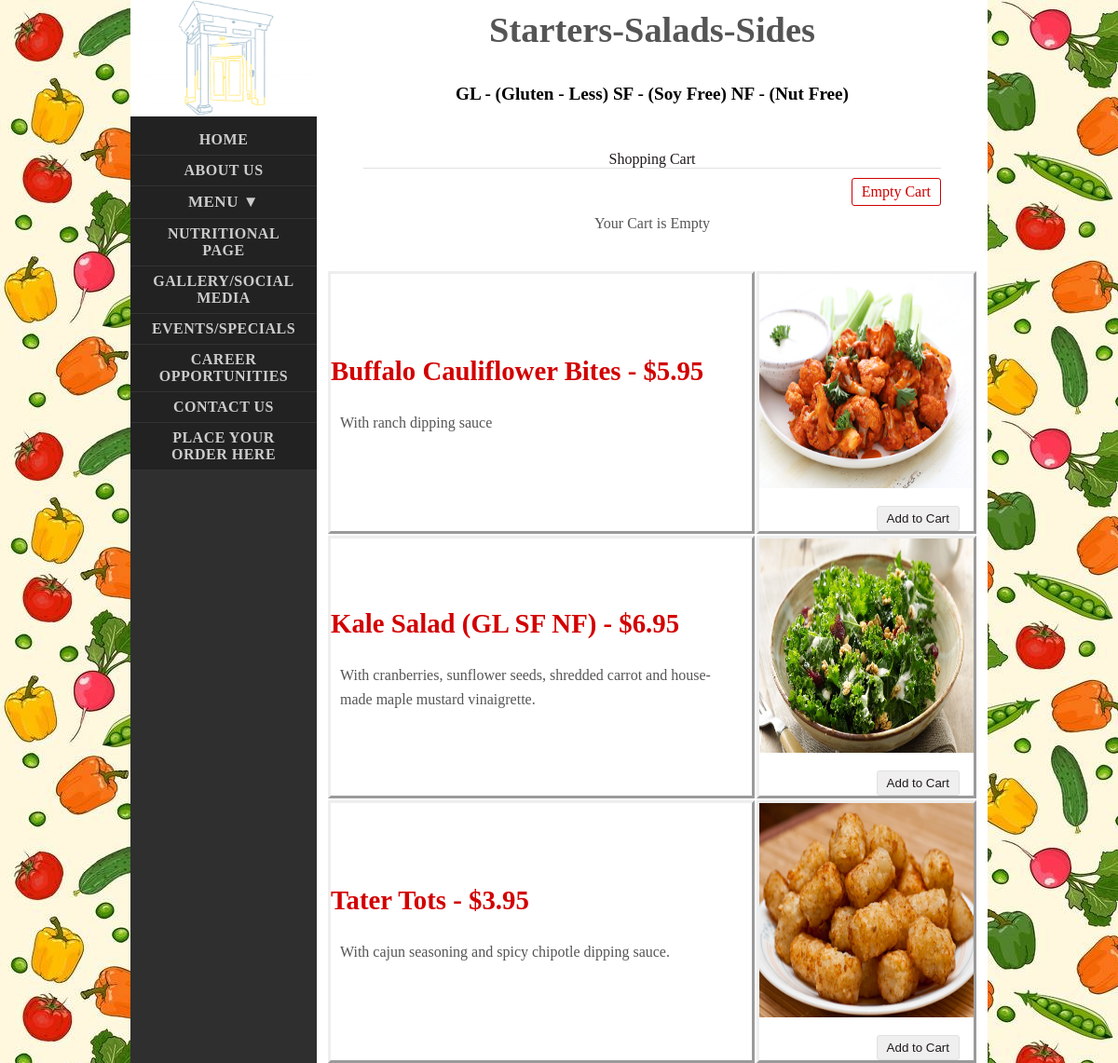
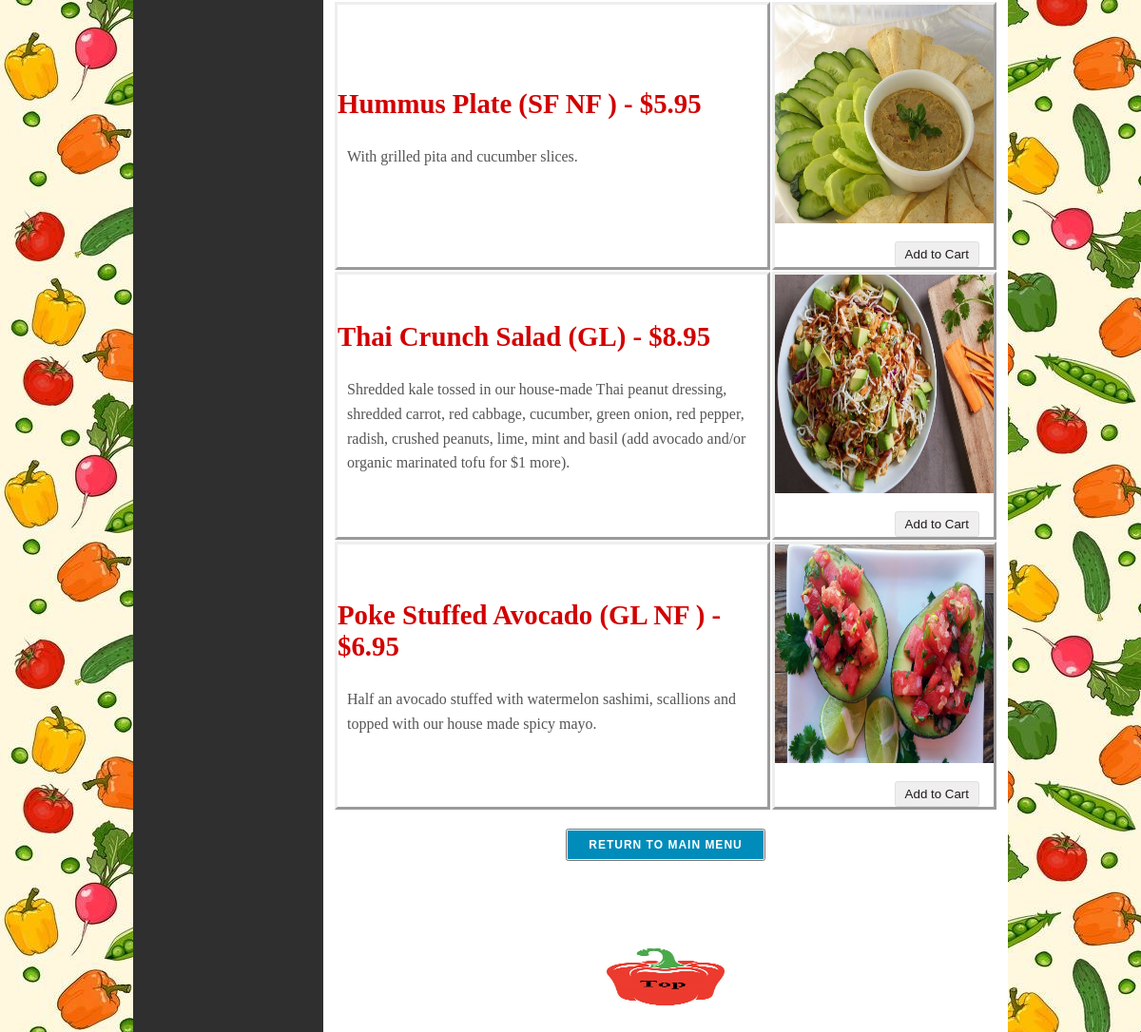
Screenshot of /starters_salads_and_sides.php with the database file from the repository (2 pictures, top to bottom).
### tables this page shows
CREATE TABLE `tblproduct` (
  `id` int(11) NOT NULL,
  `name` varchar(256) NOT NULL,
  `category` varchar(255) NOT NULL,
  `description` varchar(255) DEFAULT NULL,
  `image` text NOT NULL,
  `price` double(10,2) NOT NULL,
  `display_sequence` int(11) NOT NULL
);

### dbcontroller.php (called while the page is built, shortened)
<?php
class DBController {
	private $host = "localhost";
	private $user = "root";
	private $password = "";
	private $database = "magnificent_mushroom";
	private $conn;
	function __construct() {
		$this->conn = $this->connectDB();
	}
	function connectDB() {
		$conn = mysqli_connect($this->host,$this->user,$this->password,$this->database);
		return $conn;
	}
        function runQuery($query) {
		$result = mysqli_query($this->conn,$query);
		while($row=mysqli_fetch_assoc($result)) {
			$resultset[] = $row;
		}
		if(!empty($resultset))
			return $resultset;
	}
}
?>

### shoppingCart.php (called while the page is built, shortened)
<?php
require_once("dbcontroller.php");
$db_handle = new DBController();
?>

### starters_salads_and_sides.php (the view, shortened to what this page needs)
<?php include_once 'shoppingCart.php'; ?>
<!DOCTYPE html>
<html lang = "en">
    <head>
        <link href = "styles.css" rel = "stylesheet" type = "text/css">
    </head>
    <a name="toppage">
        <body>
            <main id="body" class="width">
                <aside id="sidebar" class="column-left">
                    <header>
                        <h1><a href="index.php"><img src="assets/Logo.jpg"   style="width:200px;height:125px;"></a></h1>
                    </header>
                    <nav id="mainnav">
                        <ul>
                            <li><a href="index.php">HOME</a></li>
                            <li><a href="about_us.html">About Us</a></li>
                            <li class="dropdown">
                                <button class="dropdown-btn">Menu &#9660;
                                </button>
                            </li>
                            <li><a href="NutritionalPage.html">Nutritional Page</a></li>
                            <li><a href="gallery_and_social_media.html">Gallery/Social Media</a></li>
                            <li><a href="Events.html">Events/Specials</a></li>
                            <li><a href="Careers.html">Career Opportunities</a></li>
                            <li><a href="contact_us.html">Contact Us</a></li>
                            <li><a href="shopping_cart.php">Place Your Order Here</a></li>
                        </ul>
                    </nav>
                </aside>
                <main id="content" class="column-right">
                    <div align="center">
                        <h1>Starters-Salads-Sides</h1>
                        <br>
                        <br>
                        <h5>GL - (Gluten - Less)    SF - (Soy Free)   NF - (Nut Free)</h5>
                        <?php $page = "starters_salads_and_sides"; include_once('displayShoppingCart.php'); ?>
                    </div>
                            <?php
                            $query = "SELECT * FROM tblproduct ";
                            $query .= " WHERE category = 'starters_salads_and_sides' ";
                            $query .= " ORDER BY display_sequence;";
                            $product_array = $db_handle->runQuery($query);
                            if (!empty($product_array)) {
                                echo "<table class=\"bordermenu\">";
                                foreach ($product_array as $key => $value) {
                                    echo "<tr>";
                                    ?>
                                    <div class="product-item">
                                        <div class="product-title">
                                            <td><h3><?php echo $product_array[$key]["name"] . " - $" . $product_array[$key]["price"]; ?></h3>
                                                <p><?php echo $product_array[$key]["description"]; ?></p></td>
                                        </div>
                                        <td>
                                            <img src="<?php echo $product_array[$key]["image"]; ?>" class="bordering">
                                            <div class="product-tile-footer">
                                                <div class="cart-action">
                                                    <form method="post" action="starters_salads_and_sides.php?action=add&id=<?php echo $product_array[$key]["id"]; ?>">
                                                        <input type="submit" value="Add to Cart" class="btnAddAction" />
                                                    </form>
                                                </div>
                                            </div>
                                        </td>
                                    </div>
                                    <?php
                                    echo "</tr>";
                                }
                                echo "</tr></table>";
                            }
                            ?>
                    <br>
                    <div class="btn-group-wrap">
                        <div class="btn-group">
                            <button align="center"><a href="menu.html" class="button"><b>Return to Main Menu</a></button>
                        </div>
                    </div>
                    <footer class="clear">
                        <br><br><br><br><a href="#toppage"><img src="assets/Red_Pepper.jpg" width="124" height="60" class="centerfooter"><a/>
                    </footer>
                </main>
            </main>
        </body>
</html>

### styles.css (style rules this page uses)
body { margin: 0px auto; background-image: url("assets/Vegetable_Background.jpg"); padding: 0px; font-family: Georgia, "Times New Roman", Times, serif; font-size: 1.0em; color: #555; }
.btnAddAction { padding: 5px 10px; margin-left: 5px; background-color: #efefef; border: #E0E0E0 1px solid; color: #211a1a; float: right; text-decoration: none; border-radius: 3px; cursor: pointer; }
.product-title { margin-bottom: 20px; }
.cart-action { float: right; }
.product-tile-footer { padding: 15px 15px 0px 15px; overflow: auto; }
* { margin: 0; padding: 0; }
p { display: block; line-height: 1.6; margin-top: 1em; margin-bottom: 1em; margin-left: 10px; margin-right: 10px; ; }
a { color: #B80000; }
a.button { background-color: #008CBA; border-radius: 0px; color: #FFFFFF; display: inline-block; font-weight: bold; padding: 8px 22px; font-size: 0.9em; letter-spacing: 1px; text-decoration: none; text-transform: uppercase; border: 0px solid #008CBA; }
.btn-group-wrap { text-align: center; }
div.btn-group { margin: 0 auto; text-align: center; width: inherit; display: inline-block; }
nav#mainnav .dropdown-btn { text-align: center; font-size: 17px; display: block; border: none; background: none; width: 100%; font-family: "Racing Sans One", garamond, "times new roman", times, serif; cursor: pointer; outline: none; color: #ccc; display: block; padding: 7px 17px; text-align: center; text-transform: uppercase; font-weight: bold; text-decoration: none; letter-spacing: 0.5px; }
h1 { font-size: 2.4em; }
h3 { color: #D20000; font-size: 1.8em; font-family: "Racing Sans One", garamond, "times new roman", times, serif; padding-bottom: 10px; }
h5 { padding-bottom: 10px; font-size: 1.2em; color: #000; }
ul, ol { margin: 0 0 35px 35px; }
li { padding-bottom: 5px; }
.width { width: 920px; margin: 0 auto; }
header { padding: 0px 0 0px; margin: 0 auto; }
header h1 { text-align: center; }
header h1 a, header h1 a:hover, header h1 a:visited { color: #fff; text-decoration: none; }
main#body { padding: 0; background: #2f2f2f; }
main#content { width: 700px; padding: 10px; background-color: #fff; }
.column-left { float: left; }
.column-right { float: right; }
aside#sidebar { background: #222; width: 200px; position: fixed; }
nav#mainnav ul { padding: 0; margin: 0; list-style: none; }
nav#mainnav li { padding: 0; border-bottom: 1px solid #333; }
nav#mainnav li a { color: #ccc; display: block; padding: 7px 17px; text-align: center; text-transform: uppercase; font-weight: bold; text-decoration: none; letter-spacing: 0.5px; }
footer { padding: 20px 0px; }
.centerfooter { display: block; margin-left: auto; margin-right: auto; font-style: bold; }
table.bordermenu td { border-style: outset; text-align: left; }
.bordering { height: 230px; width: 230px; }
.clear:after { display: block; clear: both; visibility: hidden; line-height: 0; height: 0; }
.clear { clear: both; display: inline-block; }
.clear { display: block; }

### rows the page displays
tblproduct: name "Buffalo Cauliflower Bites", price "5.95", description "With ranch dipping sauce", image (picture)
tblproduct: name "Kale Salad (GL SF NF)", price "6.95", description "With cranberries, sunflower seeds, shredded carrot and house-made maple mustard vinaigrette.", image (picture)
tblproduct: name "Tater Tots", price "3.95", description "With cajun seasoning and spicy chipotle dipping sauce.", image (picture)
tblproduct: name "Hummus Plate (SF NF )", price "5.95", description "With grilled pita and cucumber slices.", image (picture)
tblproduct: name "Thai Crunch Salad (GL)", price "8.95", description "Shredded kale tossed in our house-made Thai peanut dressing, shredded carrot, red cabbage, cucumber, green onion, red pepper, radish, crushed peanuts, lime, mint and basil (add avocado and/or organic marinated tofu for $1 more).", image (picture)
tblproduct: name "Poke Stuffed Avocado (GL NF )", price "6.95", description "Half an avocado stuffed with watermelon sashimi, scallions and topped with our house made spicy mayo.", image (picture)
